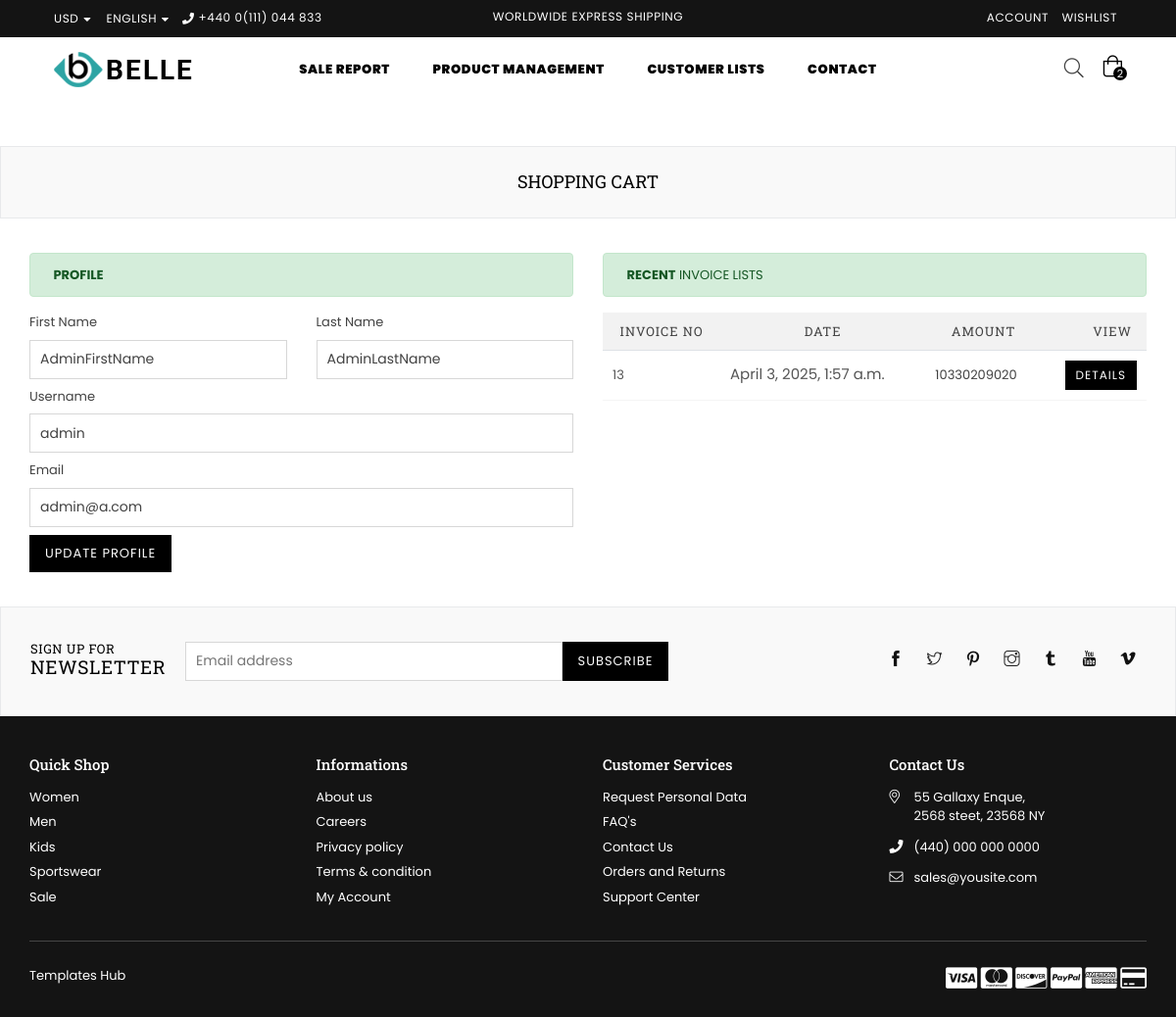
The page /AccountProfile/ (signed in) on the database as committed earlier.
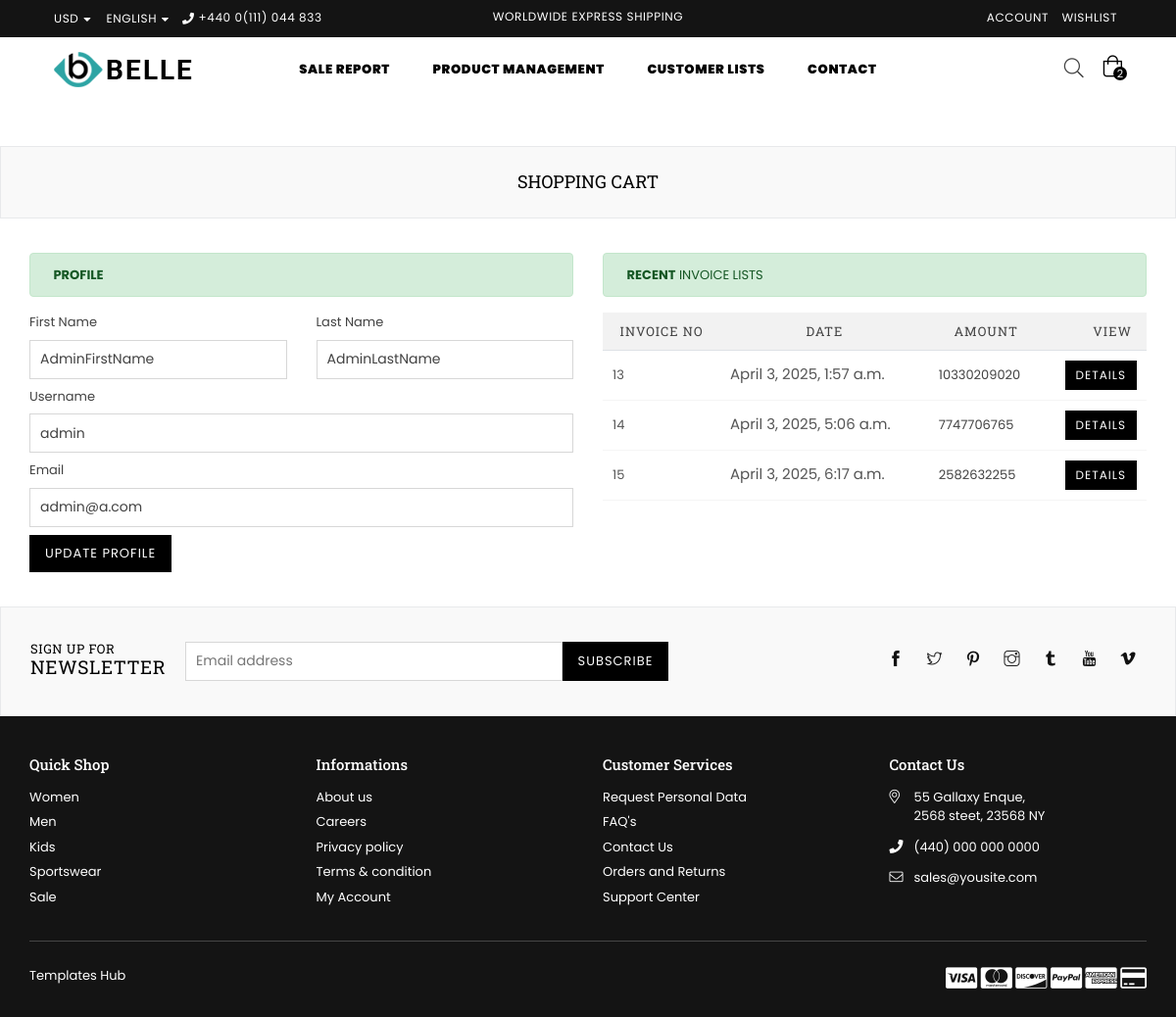
The same page on the database as committed later.
### shop/models.py (models this page shows, shortened)
class ItemOrder(models.Model):
    usr = models.ForeignKey(User, on_delete=models.CASCADE, blank=True, null=True)
    cart = models.ForeignKey(Cart, on_delete=models.CASCADE)
    discount_code = models.CharField(max_length=255, blank=True, null=True)
    country = models.CharField(max_length=255, blank=True, null=True)
    state = models.CharField(max_length=255, blank=True, null=True)
    address = models.TextField()
    status = models.BooleanField(default=False)
    created_at = models.DateTimeField(auto_now_add=True)
    updated_at = models.DateTimeField(auto_now=True)

class Cart(models.Model):
    usr = models.ForeignKey(User, on_delete=models.SET_NULL, null=True, blank=True)
    total = models.PositiveIntegerField(default=0)
    tax = models.PositiveIntegerField(default=0)
    super_total = models.PositiveIntegerField(default=0)
    created_at = models.DateTimeField(auto_now_add=True)

### shop/views.py (the view)
# urls.py: path('AccountProfile/', AccountProfile.as_view(), name='AccountProfile'),
class AccountProfile(View):
    def get(self, request):
        usr = User.objects.get(id = request.user.id)
        inv = ItemOrder.objects.filter(usr= request.user)
        context = {'usr':usr, 'inv':inv}
        return render(request, 'AccountProfile.html', context)

### templates/AccountProfile.html (shortened to what this page needs)
{% extends 'base.html' %}
{% load static %}
{% block content %}
<div class="page section-header text-center">
    <div class="page-title">
        <div class="wrapper">
            <h1 class="page-width">Shopping Cart</h1>
        </div>
    </div>
</div>
<div class="container">
    <div class="row">
        <div class="col-6 col-sm-12 col-md-6 col-lg-6 main-col">
            <div class="alert alert-success text-uppercase" role="alert">
                &nbsp;<strong>Profile</strong>
            </div>
            <div class="row mt-2">
                <div class="col-6">
                    <label for="">First Name</label>
                    <input type="text" name="first" id="" value="{{request.user.first_name}}">
                </div>
                <div class="col-6">
                    <label for="">Last Name</label>
                    <input type="text" name="last" id="" value="{{request.user.last_name}}">
                </div>
                <div class="col-12 mt-2">
                    <label for="">Username</label>
                    <input type="text" name="username" id="" value="{{request.user.username}}">
                </div>
                <div class="col-12 mt-2">
                    <label for="">Email</label>
                    <input type="text" name="email" id="" value="{{request.user.email}}">
                </div>
                <div class="col-6 mt-2">
                    <a href="#" class="btn">Update Profile</a>
                </div>
            </div>
        </div>
        <div class="col-6 col-sm-12 col-md-6 col-lg-6 main-col">
            <div class="alert alert-success text-uppercase" role="alert">
                &nbsp;<strong>Recent</strong> Invoice Lists
            </div>
            <form action="#" method="post" class="cart style2">
                <table>
                    <thead class="cart__row cart__header">
                        <tr>
                            <th class="text-center">Invoice No</th>
                            <th class="text-center">Date</th>
                            <th class="text-center">Amount</th>
                            <th class="text-right">View</th>
                        </tr>
                    </thead>
                    <tbody>
                        {% for p in inv %}
                        <tr class="cart__row border-bottom line1 cart-flex border-top">
                            <td class="cart__image-wrapper cart-flex-item">
                                <a href="#">{{p.cart.id}}</a>
                            </td>
                            <td class="cart__meta small--text-left cart-flex-item">
                                <div class="list-view-item__title">
                                    <a href="#">{{p.created_at}} </a>
                                </div>
                            </td>
                            <td class="cart__price-wrapper cart-flex-item">
                                <span class="money">{{p.cart.total}}</span>
                            </td>
                            <td class="cart__update-wrapper cart-flex-item text-right">
                                <a href="#" class="btn btn--small">details</a>
                            </td>
                        </tr>
                        {% endfor %}
                    </tbody>
                </table>
            </form>
        </div>
    </div>
</div>
{% endblock content %}

Rows that differ between the two databases and show on the page:
added ItemOrder: cart.id "14", created_at "April 3, 2025, 5:06 a.m.", cart.total "7747706765"
added ItemOrder: cart.id "15", created_at "April 3, 2025, 6:17 a.m.", cart.total "2582632255"
